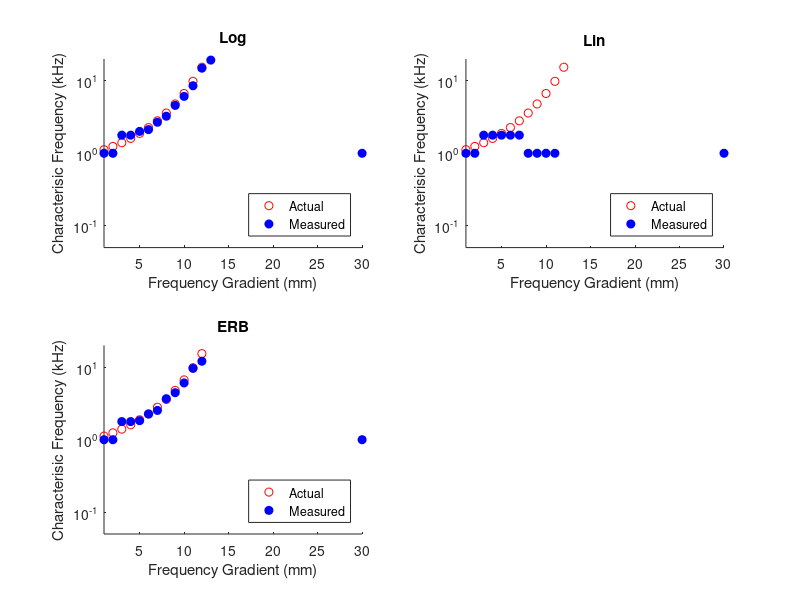

Source code (MATLAB):
function data = fMRIFreqMagModel
% Model of Frequency magnification imaged using fMRI
% effect on stimulus spacing on recorded response compared to underlying
% spacing of neuron/voxel characterisic frequency spacing

%% TO DO
% Add spread of HMDR - apply to voxel response
% Add noise
% Add freqeuncy selectivity spacing
% create bandpass noise stimuli
% each voxel contain many tuning curves
% plot superimposed stimuli responses
% create fucntions for each mag domian
% ceate loop to index magdomians there fucntion handles

%% Stimulus Properties
StimHighFreq = 12;
StimLowFreq = 0.25;
StimSteps = 10;

%% create stimuli frequencies for each spacing
StimFreq = cell(1,3);
StimFreq {1,1} = logspace(log10(StimLowFreq),log10(StimHighFreq),StimSteps);
StimFreq {1,2}= linspace(StimLowFreq,StimHighFreq,StimSteps);    % frequencies of stimuli - 3D matrix for band limited noise
StimFreq {1,3}= linspace(lcfNErb(StimLowFreq),lcfNErb(StimHighFreq),StimSteps);
StimFreq {1,3}= lcfInvNErb(StimFreq{1,3});

%% create stimuli gain structure
StimLev = cell(1,3);
for n = 1:3
    StimLev {1,n} = ones(size(StimFreq{1,n})); % Level of stimulus frequencies - can use to filter
end

%% Voxel Population Properties
% Auditory system properties
HighFreq = 20;  % Highest frequency of the system
LowFreq = 0.05; % Lowest frequency of the system
Gradient = 30; % length of gradient in mm
% Imaging Properties
Resolution = 1;  % resolution of imaging in mm
nVoxels = Gradient/Resolution; % number of voxels

% Spacing Properites
C = 0.06; % constant scaling for voxel tuning width
VoxelProp = VoxelProperties(LowFreq,HighFreq,nVoxels,C,@lcfNErb,@lcfInvNErb,@lcfErb);

%% fMRI response data
fMRIdata = cell(1,3);
data.MeasuredVoxFreqC = cell(1,3);
for n = 1:3     % loop for each stimulus step size
    fMRIdata {1,n} = zeros(length(StimFreq{1,n}),length(VoxelProp.VmagScale)); % create matrix to fill with loop - x =number of stimulus y = number of voxels
    for i = 1:length(StimFreq{1,n})
        fMRIdata{1,n}(i,:) = HDresponse(StimFreq{1,n}(i),StimLev{1,n}(i),VoxelProp.VFreqC,VoxelProp.p);
        %fMRI data = StimFreq(10),VoxPos(30)
    end
    %% weight average response for each voxel in stimuli domain (stimuli domain because stimuli ID used for calulation)
    data.MeasuredVoxFreqC {1,n}= zeros(nVoxels,1);
    for i = 1:nVoxels
        data.MeasuredVoxFreqC{1,n}(i) = sum((StimFreq{1,n}'.*fMRIdata{1,n}(:,i)))./sum(fMRIdata{1,n}(:,i)); % need to convert to linear spacing - convert to mag domain then convert back for characteristic frequencies
    end
    data.MeasuredVoxFreqC{1,n}(isnan(data.MeasuredVoxFreqC{1,n})) = 0 ;
end
%% plot Voxel characterisic frequencies - actual vs measured
figure
subplot(2,2,1);
scatter (1:nVoxels,VoxelProp.VFreqC, 'r'), axis tight
hold on
scatter (1:nVoxels,data.MeasuredVoxFreqC{1,1}, 'b','MarkerFaceColor','b'),set(gca,'YScale','log'), xlabel('Frequency Gradient (mm)'), ylabel('Characterisic Frequency (kHz)'),title ('Log'),legend('Actual','Measured','Location','SouthEast')% ,legend('Actual','Measured','Location','SouthEastOutside')
% strStimFreq= ['Stimuli = ',num2str(ymin)];
% text(xmin,ymin,strStimFreq,'HorizontalAlignment','left');

subplot(2,2,2);
scatter (1:nVoxels,VoxelProp.VFreqC, 'r'), axis tight
hold on
scatter (1:nVoxels,data.MeasuredVoxFreqC{1,2}, 'b','MarkerFaceColor','b'),set(gca,'YScale','log'), xlabel('Frequency Gradient (mm)'), ylabel('Characterisic Frequency (kHz)'),title ('Lin'),legend('Actual','Measured','Location','SouthEast')%,legend('Actual','Measured','Location','SouthEastOutside')

subplot(2,2,3);
scatter (1:nVoxels,VoxelProp.VFreqC, 'r'), axis tight
hold on
scatter (1:nVoxels,data.MeasuredVoxFreqC{1,3}, 'b','MarkerFaceColor','b'),set(gca,'YScale','log'), xlabel('Frequency Gradient (mm)'), ylabel('Characterisic Frequency (kHz)'),title ('ERB'),legend('Actual','Measured','Location','SouthEast')

data.VoxelCharFreq = VoxelProp.VFreqC;
data.StimFreq = StimFreq;

end
function Response = HDresponse (StimF,StimLev,VoxelFreqC,p)
StimInt = 10.^(StimLev/10);
Int = zeros(1,length(VoxelFreqC)); % Response intensity for each Voxel
for I = 1:length(VoxelFreqC)
    for II = 1:length(StimF)
        g = abs((StimF(II)-VoxelFreqC(I))/VoxelFreqC(I));
        fw=(1+(p(I)*g)).*exp(-p(I)*g); %Two parameter roex
        Int(I) = Int(I)+fw*StimInt(II);
    end
end
Response = 10*log10(max(Int,1)); % Threshold intensity response and convert to dB
% Response = Int; % no threshold
% Response = max(Int,1);

end
function VoxelProp = VoxelProperties(LowFreq,HighFreq,nVoxels,C,magDomain,magScale2F,magFilterWidth)
VoxelProp.VmagScale = linspace(magDomain(LowFreq),magDomain(HighFreq),nVoxels); % Linearly space in magnification scale domain (ERB, FS, LOG, LIN)
VoxelProp.VFreqC = magScale2F(VoxelProp.VmagScale);   % Voxel Characterisic Frequency - Convert maginification scale values to frequency values (kHz)
VoxelProp.VTuningWidth = magFilterWidth(VoxelProp.VFreqC); % Voxel frequency tuning width for each Voxel Charactersic Frequency (for each voxel)(Bandwidth in?)
VoxelProp.p = C*4*VoxelProp.VFreqC./VoxelProp.VTuningWidth; % Filter coefficient of each Voxel
end
function erb = lcfErb(f)
% ***** lcfErb *****
% ERBs as per Glasberg and Moore (1990);
A = 24.7/1000; B = 4.37;
erb = A*(B*f+1);
end
function nerb = lcfNErb(f)
% ***** lcfNErb *****
% Converts frequency to ERB number;
A = 24.7/1000; B = 4.37;
nerb = 1/(A*B)*log(B*f+1);
end
function f = lcfInvNErb(nerb)
% ***** lcfInvNErb *****
% Converts ERB number to frequency;
A = 24.7/1000; B = 4.37;
f = 1/B*(exp(A*B*nerb)-1);
end
